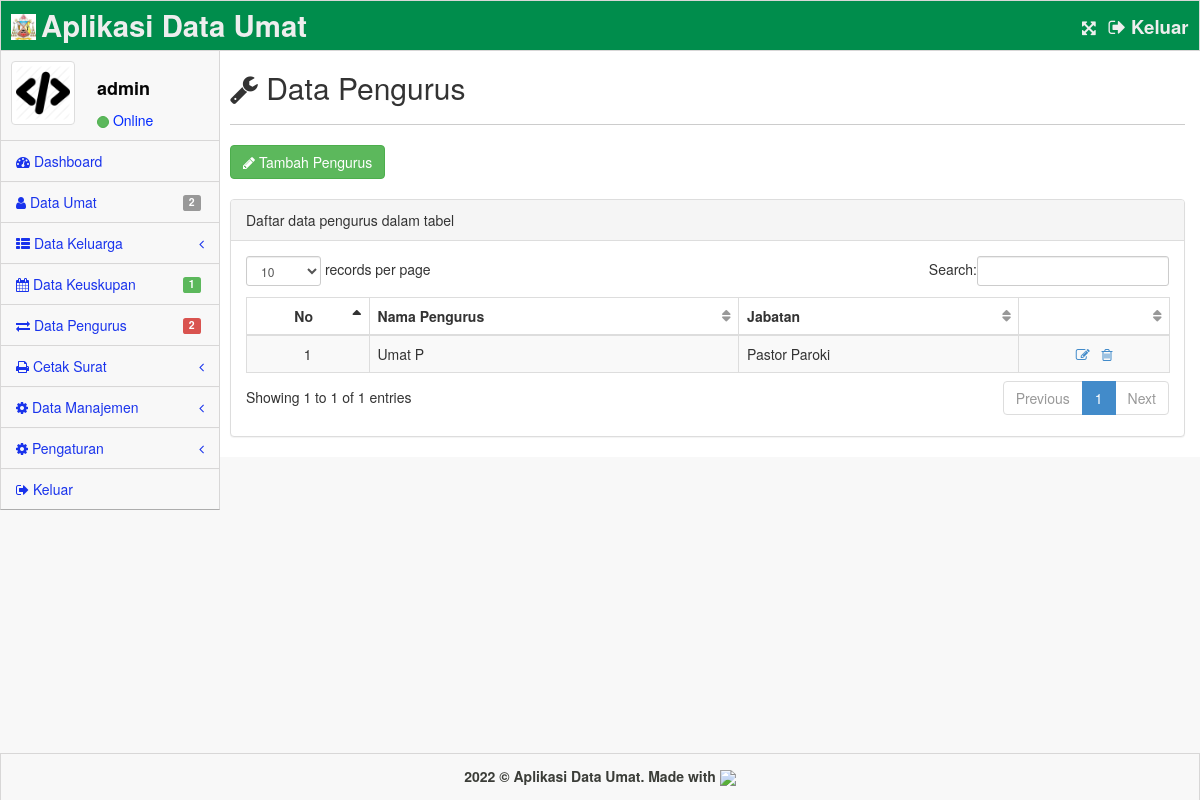
Page /home.php?page=pengurus (signed in) on the committed database.
### tables this page shows
CREATE TABLE `tb_app` (
  `id` int(11) NOT NULL,
  `nama` varchar(128) NOT NULL,
  `logo` varchar(128) NOT NULL
);

CREATE TABLE `tb_user` (
  `id` int(11) NOT NULL,
  `username` varchar(128) NOT NULL,
  `password` varchar(128) NOT NULL,
  `hak_akses` int(1) NOT NULL,
  `aktif` int(1) NOT NULL,
  `avatar` varchar(128) NOT NULL
);

CREATE TABLE `tb_pengurus` (
  `id` int(11) NOT NULL,
  `id_pengurus` int(11) NOT NULL,
  `id_jabatan` int(11) NOT NULL
);

CREATE TABLE `tb_umat` (
  `id` int(11) NOT NULL,
  `id_keluarga` int(11) NOT NULL,
  `id_hubungan` int(11) NOT NULL,
  `id_pernikahan` int(11) NOT NULL,
  `nik_umat` varchar(24) NOT NULL,
  `nama_umat` varchar(64) NOT NULL,
  `jk` varchar(1) NOT NULL,
  `tmp_lhr` varchar(64) NOT NULL,
  `tgl_lhr` date NOT NULL,
  `agama` varchar(16) NOT NULL,
  `pendidikan` int(11) NOT NULL,
  `pekerjaan` varchar(128) NOT NULL,
  `negara` varchar(3) NOT NULL,
  `telp_umat` varchar(16) NOT NULL,
  `avatar` varchar(256) NOT NULL
);

CREATE TABLE `tb_jabatan` (
  `id` int(11) NOT NULL,
  `nama_jabatan` varchar(32) NOT NULL
);

### dist/query.php (called while the page is built, shortened)
<?php
$app = mysql_fetch_array(mysql_query("SELECT * FROM tb_app"));
$a = mysql_num_rows(mysql_query("SELECT * FROM tb_umat"));
$c = mysql_num_rows(mysql_query("SELECT * FROM tb_keuskupan"));
$d = mysql_num_rows(mysql_query("SELECT * FROM tb_pengurus"));

### home.php (the view, shortened to what this page needs)
<?php
include "dist/query.php";
$user = mysql_fetch_array(mysql_query("SELECT * FROM tb_user WHERE id='$_SESSION[id]'"));
?>
<!DOCTYPE html>
<html lang="en">
<head>
    <link rel="stylesheet" href="assets/plugins/bootstrap/css/bootstrap.css" />
    <link rel="stylesheet" href="assets/css/main.css" />
    <link rel="stylesheet" href="assets/css/theme.css" />
    <link rel="stylesheet" href="assets/css/MoneAdmin.css" />
    <link rel="stylesheet" href="assets/plugins/Font-Awesome/css/font-awesome.css" />
    <link rel="stylesheet" href="assets/plugins/dataTables/dataTables.bootstrap.css" />
    <link rel="stylesheet" href="assets/css/jquery-ui.css" />
    <link rel="stylesheet" href="assets/plugins/uniform/themes/default/css/uniform.default.css" />
    <link rel="stylesheet" href="assets/plugins/inputlimiter/jquery.inputlimiter.1.0.css" />
    <link rel="stylesheet" href="assets/plugins/chosen/chosen.min.css" />
    <link rel="stylesheet" href="assets/plugins/datepicker/css/datepicker.css" />
    <link rel="stylesheet" href="assets/plugins/select2/css/select2.min.css" />
    <link rel="stylesheet" href="assets/plugins/login/css/font-awesome.min.css" />
    <link rel="stylesheet" href="assets/css/bootstrap-fileupload.min.css" />
</head>
<body class="padTop53">
    <div id="wrap">
        <div id="top">
            <nav class="navbar navbar-inverse navbar-fixed-top" style="padding-top:10px;background-color:#008d4c;">
                <header style="padding: 3px 0px 0px 10px">
                    <a href="home.php" class="navbar-brand">
                    <img src="assets/img/<?=$app['logo'];?>" width="25" style="padding-bottom:10px;" /> <strong style="font-size:22pt;color:#eee;"><?=$app['nama'];?></strong></a>
                </header>
                <div style="padding-left:30px" class="navbar-right hidden-xs">
                    <a href="#" class="toggle-fullscreen" title="Full Screen"><strong style="color:#eee;font-size:12pt;"><i class="icon-fullscreen"></i>&nbsp;&nbsp;</strong></a>
                    <a href="#" data-toggle="modal" data-target="#keluar" title="Keluar"><strong style="color:#eee;font-size:14pt;"><i class="icon-signout"></i> Keluar&nbsp;&nbsp;</strong></a>
                </div>
            </nav>
        </div>
        <div id="left">
            <div class="media user-media well-small">
                <a class="user-link" href="?page=profil">
                    <img class="media-object img-thumbnail user-img" alt="User Picture" src="assets/img/<?= $user['avatar']; ?>" width="64" />
                </a>
                <br />
                <div class="media-body">
                    <h5 class="media-heading"> <?= $user['username']; ?></h5>
                    <ul class="list-unstyled user-info">
                        <li><a class="btn btn-success btn-xs btn-circle" style="width: 10px;height: 12px;"></a> Online</li>
                    </ul>
                </div>
                <br />
            </div>
            <ul id="menu" class="collapse">
                <li class="panel"><a href="home.php"><i class="icon-dashboard"></i> Dashboard</a></li>
                <li><a href="?page=umat"><i class="icon-user"></i> Data Umat<span class="label label-default"><?=$a;?></span></a>
                </li>
                <li class="panel">
                    <a href="#" data-parent="menu" data-toggle="collapse" class="accordion-toggle" data-target="#DDL1-nav">
                        <i class="icon-th-list"></i> Data Keluarga<span class="pull-right"><i class="icon-angle-left"></i></span>
                    </a>
                </li>
                <li><a href="?page=keuskupan"><i class="icon-calendar"></i> Data Keuskupan<span class="label label-success"><?=$c;?></span></a></li>
                <li><a href="?page=pengurus"><i class="icon-exchange"></i> Data Pengurus<span class="label label-danger"><?=$d;?></span></a></li>
                <li class="panel">
                    <a href="#" data-parent="menu" data-toggle="collapse" class="accordion-toggle" data-target="#DDL2-nav">
                        <i class="icon-print"></i> Cetak Surat<span class="pull-right"><i class="icon-angle-left"></i></span>
                    </a>
                </li>
                <li class="panel">
                    <a href="#" data-parent="#menu" data-toggle="collapse" class="accordion-toggle" data-target="#DDL3-nav">
                        <i class=" icon-gear"></i> Data Manajemen<span class="pull-right"><i class="icon-angle-left"></i></span>
                    </a>
                </li>
                <li class="panel">
                    <a href="#" data-parent="#menu" data-toggle="collapse" class="accordion-toggle" data-target="#DDL4-nav">
                        <i class=" icon-gear"></i> Pengaturan<span class="pull-right"><i class="icon-angle-left"></i></span>
                    </a>
                </li>
                <li><a href="#" data-toggle="modal" data-target="#keluar"><i class="icon-signout"></i> Keluar</a></li>
            </ul>
        </div>
        <div id="content">
            <?php
                $page = (isset($_GET['page']))? $_GET['page'] : "main";
                switch ($page) {
                    case 'pengurus' : include "pages/pengurus/data_pengurus.php"; break;
                }
            ?>
        </div>
    </div>
    <div class="col-sm-12">
    </div>
    <div id="footer">
        <p style="color: #3b3d38;font-weight: bold;"><?=date("Y");?> &copy; <?=$app['nama'];?>. Made with <img src="assets/img/love.gif" width="25"></i></p>
    </div>
</body>
</html>

### pages/pengurus/data_pengurus.php (shortened to what this page needs)
<?php
$peng = mysql_query("SELECT tb_pengurus.id,tb_pengurus.id_jabatan, tb_umat.nama_umat, tb_jabatan.nama_jabatan FROM tb_pengurus INNER JOIN tb_umat ON tb_pengurus.id_pengurus=tb_umat.id JOIN tb_jabatan ON tb_pengurus.id_jabatan=tb_jabatan.id ORDER BY tb_umat.nama_umat ASC");
?>
<div class="inner" style="min-height: 1px">
    <div class="row">
        <div class="col-lg-12">
            <h2><i class="icon-wrench"></i> Data Pengurus</h2>
        </div>
    </div>
    <hr />
    <div class="row">
        <div class="col-lg-12">
            <a href="#" class="btn btn-success" data-toggle="modal" data-target="#addPengurus"><i class="icon-pencil"></i> Tambah Pengurus</a><br><br>
            <div class="panel panel-default">
                <div class="panel-heading">Daftar data pengurus dalam tabel</div>
                <div class="panel-body">
                    <div class="table-responsive">
                        <table class="table table-striped table-bordered table-hover" id="dataTables-example">
                            <thead>
                                <tr>
                                    <th class="text-center">No</th>
                                    <th>Nama Pengurus</th>
                                    <th>Jabatan</th>
                                    <th></th>
                                </tr>
                            </thead>
                            <tbody>
                                <?php
                                $no = 1;
                                while($p = mysql_fetch_array($peng)) : ?>
                                <tr class="odd gradeX">
                                    <td class="text-center"><?= $no; ?></td>
                                    <td><?= $p['nama_umat']; ?></td>
                                    <td><?= $p['nama_jabatan']; ?></td>
                                    <td class="text-center">
                                        <a class="open-AddBookDialog" data-id="<?=$p['id'];?>" data-id1="<?=$p['nama_umat'];?>" data-id2="<?=$p['id_jabatan'];?>" data-toggle="modal" data-target="#editPengurus" href="#" title="Edit"><i class="icon-edit"></i></a>&nbsp;&nbsp;
                                        <a class="open-AddBookDialog" data-id="<?=$p['id'];?>" data-toggle="modal" data-target="#hapusPengurus" href="#" title="Hapus"><i class="icon-trash"></i></a></td>
                                </tr>
                                <?php $no++;endwhile; ?>
                            </tbody>
                        </table>
                    </div>
                </div>
            </div>
        </div>
    </div>
</div>
<div class="col-lg-12">
</div>
<div class="col-lg-12">
</div>
<div class="col-lg-12">
</div>

### assets/css/MoneAdmin.css (style rules this page uses)
body { background-color: #f8f8f8; }
table.dataTable thead .sorting, table.dataTable thead .sorting_asc:after, table.dataTable thead .sorting_desc, table.dataTable thead .sorting_asc_disabled, table.dataTable thead .sorting_desc_disabled { background: transparent; }
table.dataTable thead .sorting_asc:after { content: "\f0de"; float: right; font-family: fontawesome; }
table.dataTable thead .sorting:after { content: "\f0dc"; float: right; font-family: fontawesome; color: rgba(50,50,50,.5); }
.btn-circle { width: 30px; height: 30px; padding: 6px 0; border-radius: 15px; text-align: center; font-size: 12px; line-height: 1.428571429; }

### rows in the picture
tb_app: logo (picture), nama "Aplikasi Data Umat"
tb_user: avatar (picture), username "admin"
tb_pengurus: tb_umat.nama_umat "Umat P", id_jabatan.nama_jabatan "Pastor Paroki"

### other values in the picture
$a "2"
$c "1"
$d "2"
